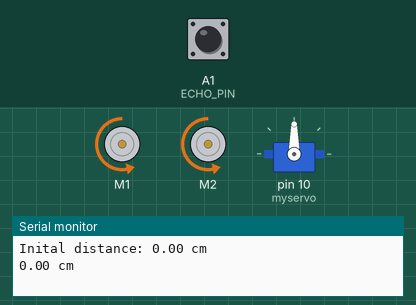
The sketch below on a simulated Arduino Uno, built with avr-gcc and run on an emulated ATmega328P. Parts: 2 × DC motor (green arrow = forward, orange = backward, longer = faster), servo, the last lines printed to the serial monitor. The inputs (shaded band) are chosen by the test bench; at power-on: A1 (ECHO_PIN) LOW.

Above: at 2.2 s.
2.3 s: A1 (ECHO_PIN) pulsed HIGH 5 times (0.12 s each, 0.3 s apart)
At 4.7 s:
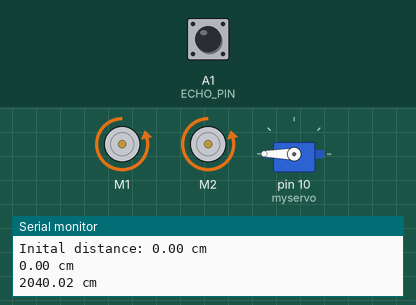
5.3 s: A1 (ECHO_PIN) pulsed HIGH 2 times (0.12 s each, 0.3 s apart)
At 11.0 s:
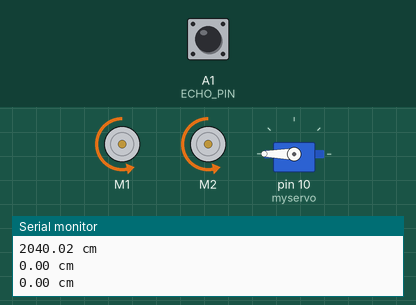
Timing chart, 0 to 14.9 s (numbered marks = the images above; inputs shaded):
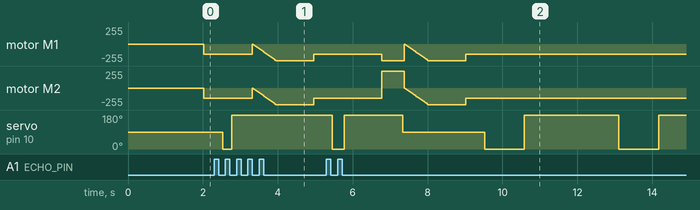

The sketch:

ObstacleAvoidingRobot.ino
```cpp
#include<AFMotor.h>
// #include<NewPing.h>
#include<Servo.h>

#define TRIG_PIN A0
#define ECHO_PIN A1
#define MAX_DISTANCE 200
#define MAX_SPEED 250
#define MAX_SPEED_OFFSET 20

// NewPing sonar(TRIG_PIN, ECHO_PIN, MAX_DISTANCE);
AF_DCMotor motor1(1, MOTOR12_1KHZ);
AF_DCMotor motor2(2, MOTOR12_1KHZ);
Servo myservo;
float dist = 0;
long duration ;
int speedSet = 0;

void setup() {
  motor1.setSpeed(150);
  motor2.setSpeed(150);
  pinMode(TRIG_PIN, OUTPUT);
  pinMode(ECHO_PIN, INPUT);
  Serial.begin(9600);
  myservo.attach(10);
  myservo.write(90);
  dist = readDist();
  Serial.print("Inital distance: ");
  Serial.print(dist);
  Serial.println(" cm");
}

void loop() {
  // put your main code here, to run repeatedly:
  float distR = 0;
  float distL = 0;
  dist = readDist();
  Serial.print(dist);
  Serial.println(" cm");

  if(dist <= 15){
    movestop();
     moveBackward();
    delay(500);

    lookRight();
    distR = readDist();
    delay(50);
     lookLeft();
     distL = readDist();
    if(distR > distL){
      turnRight();
      lookAhead();
      delay(50);
      moveForward();
    }
    else if(distR < distL){
      turnLeft();
      lookAhead();
      delay(50);
      moveForward();
    }

  }
  else{
    moveForward();
  }

}

void movestop(){
  motor1.run(RELEASE);
  motor2.run(RELEASE);
}


void lookAhead(){
  delay(50);
  myservo.write(90);
}

void lookRight(){
  myservo.write(0);
}

void lookLeft(){
myservo.write(180);
}

float readDist(){
  digitalWrite(TRIG_PIN, LOW);
  delay(2);
  digitalWrite(TRIG_PIN, HIGH);
  delay(10);
  duration = pulseIn(ECHO_PIN, HIGH);

  return (duration * 0.034)/ 2;
}

void moveForward(){
  motor1.run(BACKWARD);
  motor2.run(BACKWARD);
  for(speedSet = 0;speedSet<MAX_SPEED; speedSet+=2 ){
    motor1.setSpeed(speedSet);
    motor2.setSpeed(speedSet);
    delay(5);
  }
}

void moveBackward(){
  motor1.setSpeed(150);
  motor2.setSpeed(150);
  motor1.run(BACKWARD);
  motor2.run(BACKWARD);

}

void turnRight(){
  motor1.setSpeed(250);
  motor2.setSpeed(250);
  motor1.run(BACKWARD);
  motor2.run(FORWARD);
  delay(500);
}

void turnLeft(){
  motor1.setSpeed(250);
  motor2.setSpeed(250);
  motor1.run(FORWARD);
  motor2.run(BACKWARD);
delay(500);
}
```
